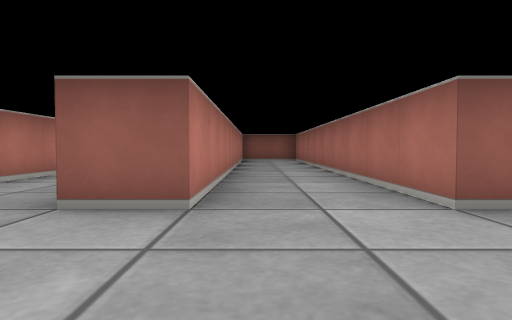
View 1 (above)

16 first-person views from a walk through a cub3D maze. The camera is about half as high as the walls, tilts 2° down and sees 75° across. The floor is counted in squares. Each view is taken from the middle of a square. On the plan, view 1 faces up. The plan holds only what a view shows up to about 9 squares ahead; the rest is blank.

View 2
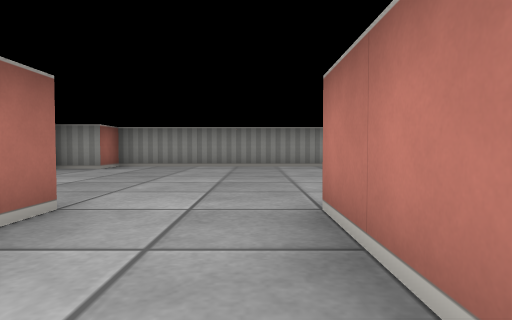

View 3
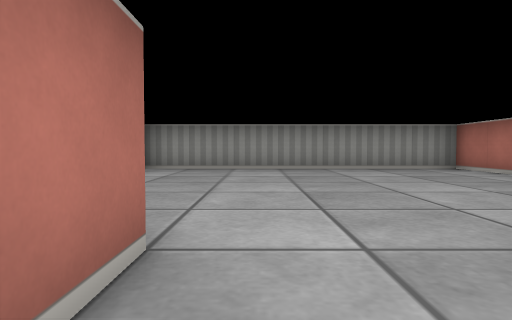

View 4
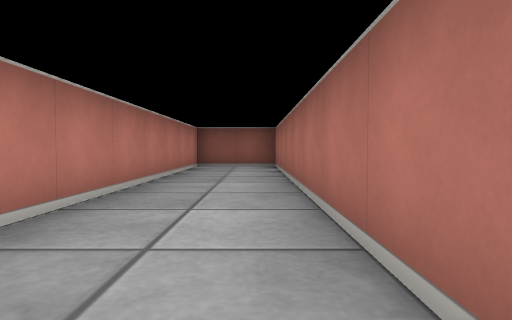

View 5
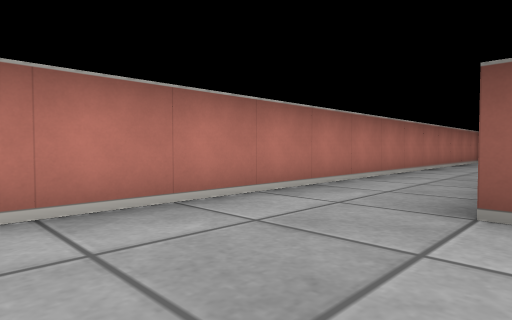

View 6
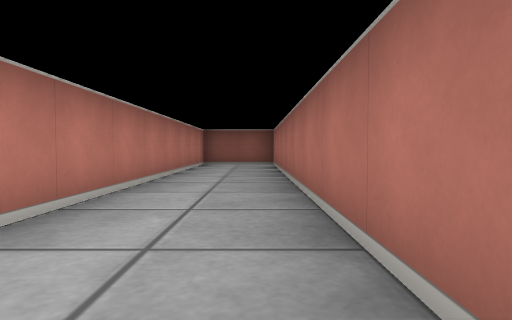

View 7
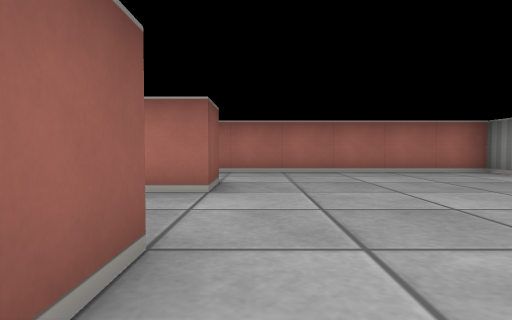

View 8
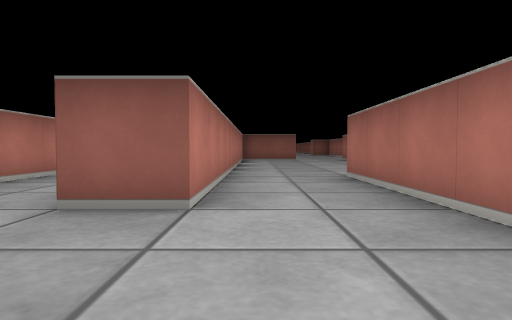

View 9
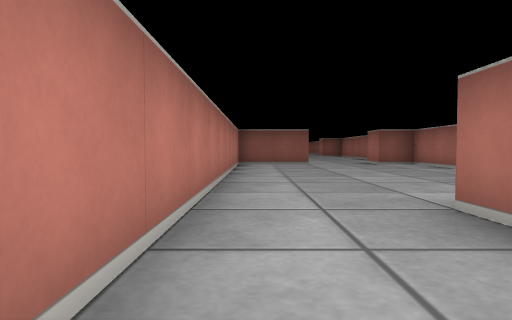

View 10
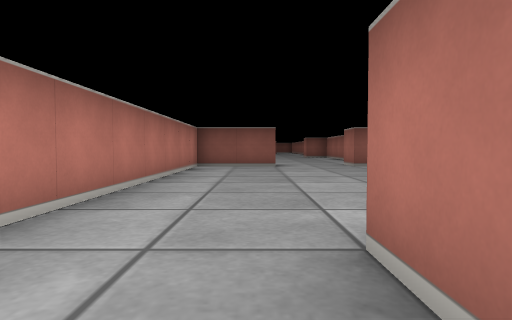

View 11
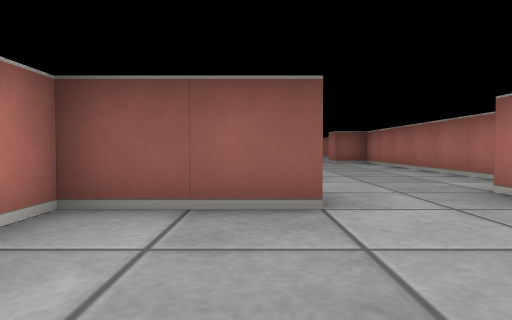

View 12
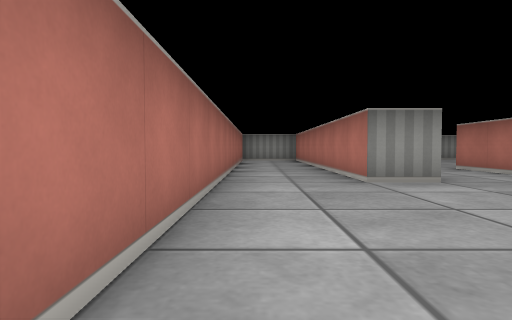

View 13
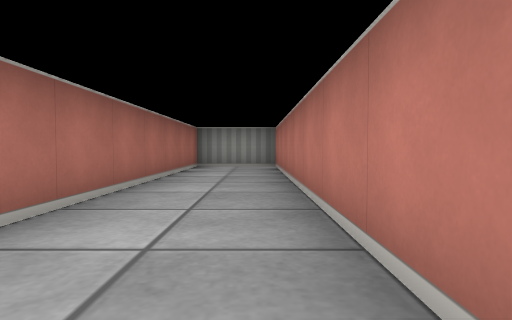

View 14
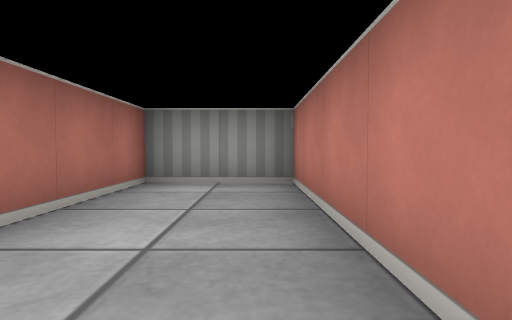

View 15
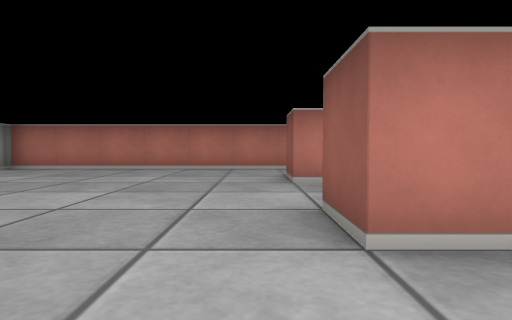

View 16
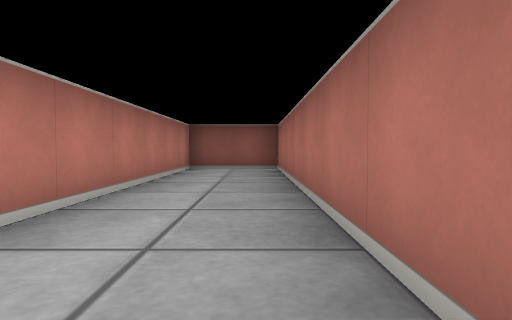

### Floor plan
Points are (right, up) in squares from view 1. A wall is a line through its corners. A room is listed if a view was taken in it or the views show most of it. See-through windows are left out.
Room 1 (views 1, 2, 3, 4, 5, 6, 7, 8, 9, 10, 15, 16)
walls: (-1.5, 3.6) (-1.5, 12.5) (-3.5, 12.5) (-3.5, -3.5) (3.5, -3.5) (3.5, -2.5) (4.5, -2.5) (4.5, 5.5); (2.5, 6.5) (2.5, 2.5) (1.5, 2.5) (1.5, 12.5) (-0.5, 12.5) (-0.5, 2.5) (-1.5, 2.5)
ways out: opening at (3.5, 5.5) to room 2
Room 2 (views 11, 12, 13, 14)
walls: (4.5, 5.5) (5.5, 5.5) (5.5, -2.5) (7.5, -2.5) (7.5, 12); (4.6, 12.5) (2.5, 12.5) (2.5, 6.5)
ways out: opening at (3.5, 5.5) to room 1; opening at (5.5, 13)

Where each view was taken, in squares from view 1:
view 1: 0 up, 0 right, facing up
view 2: 5 up, 0 right, facing down
view 3: 4 up, 1 right, facing down
view 4: 4 up, 1 right, facing up
view 5: 0 up, 1 left, facing up-left
view 6: 3 up, 2 left, facing up
view 7: 2 up, 2 left, facing right
view 8: 0 up, 3 right, facing up
view 9: 3 up, 3 right, facing up
view 10: 4 up, 4 right, facing up
view 11: 10 up, 4 right, facing up
view 12: 10 up, 7 right, facing down
view 13: 6 up, 6 right, facing down
view 14: 2 up, 6 right, facing down
view 15: 2 up, 4 right, facing left
view 16: 5 up, 2 left, facing up
